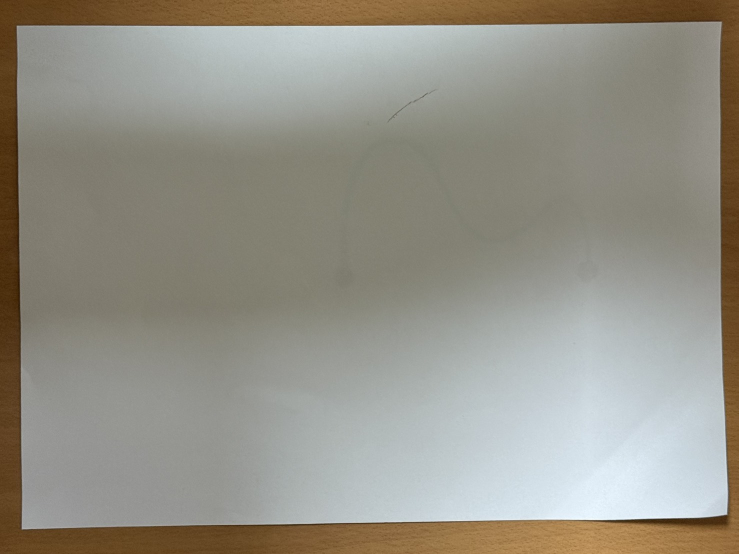
#> input picture summer_vacation/fold_paper_2/a4_1.jpg, 1477 x 1108 px (shown at 1/2 size)
$ python px2cm.py
#> lines starting #> are read from the running program, lines starting #| are printed output that depends on the picture; after the words box and inside, x2 and y2 are one past the last pixel; in counts of white or black regions, pixels touching at a corner belong together
# get_pixel_per_cm.py

import cv2
import numpy as np
import json


def get_pixel_per_cm_from_a4(image_path, real_width_cm=29.7, show_debug=False):
#> called with image_path = 'a4_1.jpg', real_width_cm = 29.7, show_debug = True
    img = cv2.imread(image_path)
#> img is the input picture: shape (1108, 1477, 3); mean B, G, R 135.5, 146.2, 149.1
    if img is None:
        raise ValueError("❌ 圖片讀取失敗，請確認路徑正確")

    gray = cv2.cvtColor(img, cv2.COLOR_BGR2GRAY)
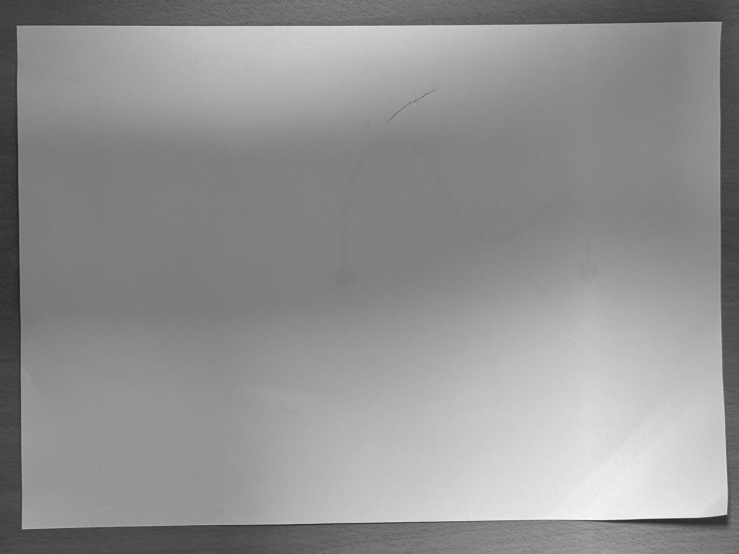
#> gray: shape (1108, 1477) (shown at 1/2 size); min 26, max 253, mean 145.9
    blur = cv2.GaussianBlur(gray, (5, 5), 0)

    edges = cv2.Canny(blur, 50, 150)
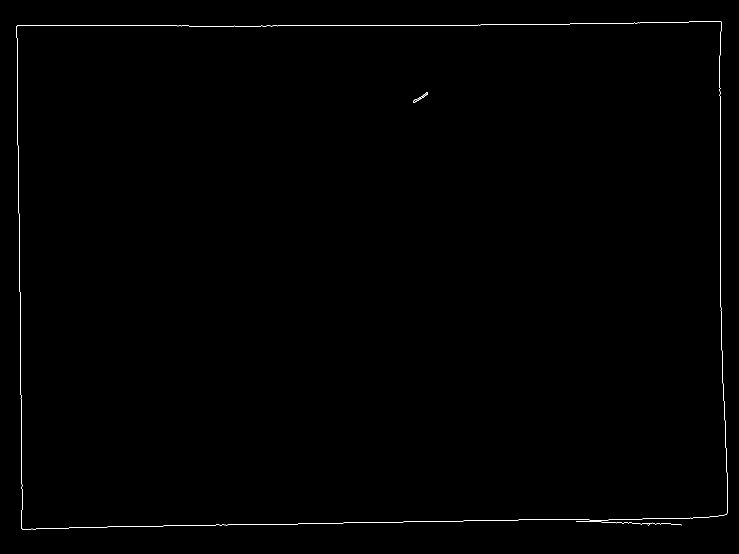
#> edges: shape (1108, 1477) (shown at 1/2 size); 0.31% white in thin lines or dots, all inside (x1, y1, x2, y2) = (33, 43, 1456, 1059)
    contours, _ = cv2.findContours(edges, cv2.RETR_EXTERNAL, cv2.CHAIN_APPROX_SIMPLE)
#> contours = 2 contours, 1 with area under 20; largest, box (x1, y1, x2, y2) and area: (33, 43, 1456, 1059) 1399084
    # cv2.imshow("Canny Edges", cv2.resize(edges, (800, 600)))
    # cv2.waitKey(0)

    a4_contour = max(contours, key=cv2.contourArea)
#> a4_contour = contour of 278 points, box (x1, y1, x2, y2) (33, 43, 1456, 1059), area 1399084
    epsilon = 0.02 * cv2.arcLength(a4_contour, True)
#> epsilon = 97.41
    approx = cv2.approxPolyDP(a4_contour, epsilon, True)
#> approx = [[1443, 44], [34, 51], [43, 1057], [1453, 1029]]

    if len(approx) != 4:
        raise ValueError("❌ 無法偵測 A4 紙四邊形輪廓")

    if show_debug:
        debug_img = img.copy()
        cv2.drawContours(debug_img, [approx], -1, (0, 0, 255), 3)
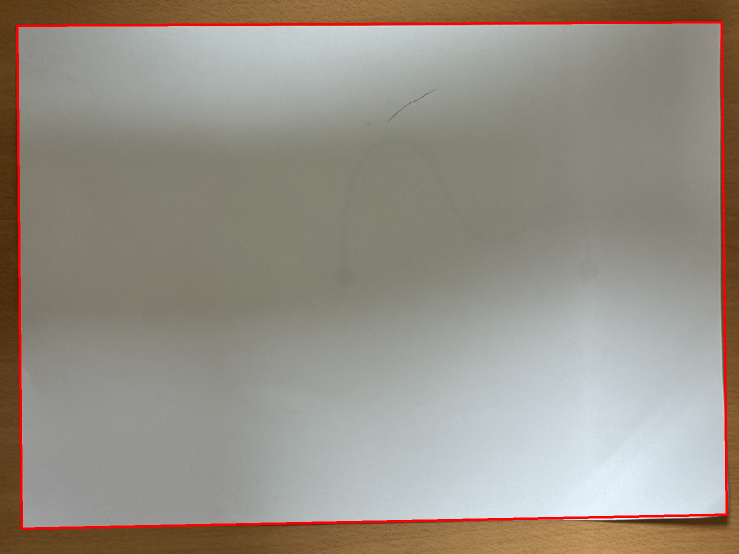
#> debug_img: shape (1108, 1477, 3) (shown at 1/2 size); 1.47% of pixels changed, all inside (x1, y1, x2, y2) = (32, 42, 1456, 1060)
        cv2.imshow("Detected A4 Contour", cv2.resize(debug_img, (800, 600)))
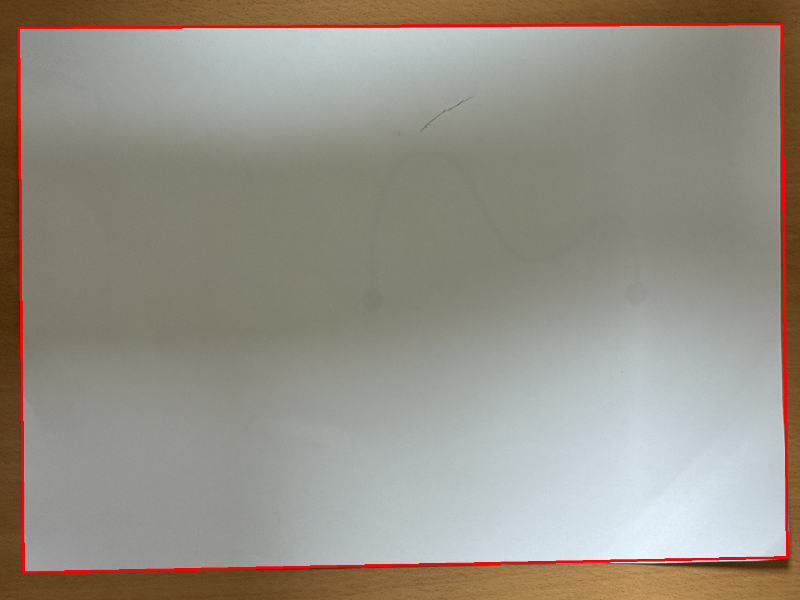
#> window 'Detected A4 Contour': shape (600, 800, 3); mean B, G, R 133.9, 144.4, 150.8
        cv2.waitKey(0)
        cv2.destroyAllWindows()

    pts = approx.reshape(4, 2)
#> pts = [[1443, 44], [34, 51], [43, 1057], [1453, 1029]]
    pts = sorted(pts, key=lambda p: p[0])  # 先左右
#> pts = [[34, 51], [43, 1057], [1443, 44], [1453, 1029]]
    left = sorted(pts[0:2], key=lambda p: p[1])
#> left = [[34, 51], [43, 1057]]
    right = sorted(pts[2:4], key=lambda p: p[1])
#> right = [[1443, 44], [1453, 1029]]
    tl, bl = left
#> tl = [34, 51]; bl = [43, 1057]
    tr, br = right
#> tr = [1443, 44]; br = [1453, 1029]

    a4_pixel_width = np.linalg.norm(tr - tl)
#> a4_pixel_width = 1409
    pixel_per_cm = a4_pixel_width / real_width_cm
#> pixel_per_cm = 47.44

    json_path = "px2cm.json"
    data = {"pixel_per_cm": pixel_per_cm, "image_path": image_path}
#> data = {'pixel_per_cm': 47.44, 'image_path': 'a4_1.jpg'}
    with open(json_path, "w", encoding="utf-8") as f:
        json.dump(data, f, ensure_ascii=False, indent=2)
    return pixel_per_cm, json_path


# ✅ 單獨執行這個檔案時顯示紙張輪廓
if __name__ == "__main__":
    image_path = r"a4_1.jpg"
    pixel_per_cm, _ = get_pixel_per_cm_from_a4(image_path, show_debug=True)
#> pixel_per_cm = 47.44
    print(f"每公分像素：{pixel_per_cm:.2f}")
#| 每公分像素：47.44
